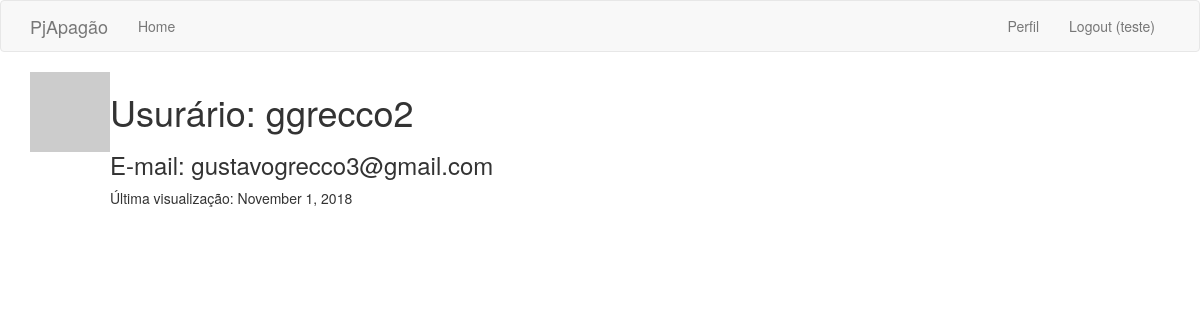
Page /user/ggrecco2 (signed in) on the committed database.
### app/models.py (models this page shows, shortened)
class User(UserMixin, db.Model):
    id = db.Column(db.Integer, primary_key=True)
    username = db.Column(db.String(64), index=True, unique=True)
    email = db.Column(db.String(120), index=True, unique=True)
    password_hash = db.Column(db.String(128))
    token_hash = db.Column(db.String(300))
    tackles = db.relationship('Tackle', backref='author', lazy='dynamic')
    about_me = db.Column(db.String(140))
    last_seen = db.Column(db.DateTime, default=datetime.utcnow)
    def avatar(self, size):
        digest = md5(self.email.lower().encode('utf-8')).hexdigest()
        return 'https://www.gravatar.com/avatar/{}?d=identicon&s={}'.format(
            digest, size)

### app/routes.py (the view)
@app.route('/user/<username>')
@login_required
def user(username):
    user = User.query.filter_by(username=username).first_or_404()
    return render_template('user.html', user=user)

### app/models.py (called while the page is built)
@login.user_loader
def load_user(id):
    return User.query.get(int(id))

### app/routes.py (called while the page is built)
@app.before_request
def before_request():
    if current_user.is_authenticated:
        current_user.last_seen = datetime.utcnow()
        db.session.commit()
    g.locale = str(get_locale())

### app/templates/user.html (shortened to what this page needs)
{% extends "base.html" %}
{% block app_content %}
<table>
  <tr valign="top">
    <td> <img src="{{ user.avatar(128) }}" alt=""> </td>
    <td>
        <h1>Usurário: {{ user.username }}</h1>
        <h3>E-mail: {{ user.email }}</h3>
         {% if user.last_seen %}
         <p>Última visualização: {{ moment(current_user.last_seen).format('LL') }}</p>
         {% endif %}
    </td>
  </tr>
</table>
{% endblock %}

### app/templates/base.html (shortened to what this page needs)
{% extends 'bootstrap/base.html' %}
{% block navbar %}
    <nav class="navbar navbar-default">
        <div class="container">
            <div class="navbar-header">
                <a class="navbar-brand" href="{{ url_for('index') }}">PjApagão</a>
            </div>
            <div class="collapse navbar-collapse" id="bs-example-navbar-collapse-1">
                <ul class="nav navbar-nav">
                    <li><a href="{{ url_for('index') }}">Home</a></li>
                </ul>
                <ul class="nav navbar-nav navbar-right">
                    {% if current_user.is_anonymous %}
                    <li><a href="{{ url_for('login') }}">Login</a></li>
                    {% else %}
                    <li><a href="{{ url_for('user', username=current_user.username) }}">Perfil</a></li>
                    <li><a href="{{ url_for('logout') }}">Logout ({{current_user.username}})</a></li>
                    {% endif %}
                </ul>
            </div>
        </div>
    </nav>
{% endblock %}
{% block content %}
    <div class="container">
        {% block app_content %}{% endblock %}
    </div>
{% endblock %}

### rows in the picture
User: username "teste", last_seen "November 1, 2018"
User: username "ggrecco2", email "gustavogrecco3@gmail.com"
